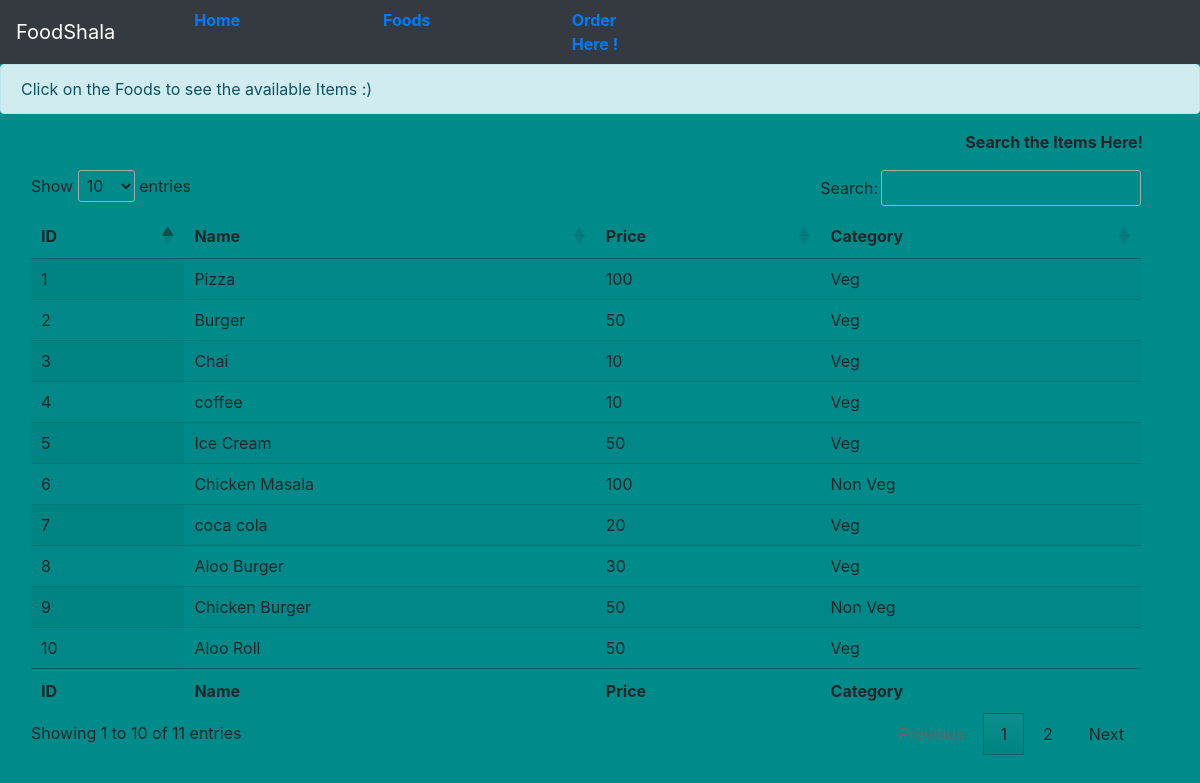
Screenshot of /index.php/user_home/Display_product with the database file from the repository.
### tables this page shows
CREATE TABLE `product` (
  `id` int(11) NOT NULL,
  `name` varchar(50) DEFAULT NULL,
  `price` varchar(50) DEFAULT NULL,
  `category` varchar(50) DEFAULT NULL
);

### application/controllers/User_home.php (called while the page is built, shortened)
<?php
class User_home extends CI_Controller {
	public function __construct(){
		$this->load->helper('url');
		$this->load->helper('form');
		$this->load->library('form_validation');
		$this->load->library('session');
	}
	public function Display_product(){
		$this->load->model('Admin_model');
		$r1=$this->Admin_model->select_data();
		$this->load->view('User_home',['d1'=>$r1]);
	}
 }
 ?>

### index.php (called while the page is built, shortened)
<?php
require_once BASEPATH.'core/CodeIgniter.php';

### application/models/Admin_model.php (called while the page is built, shortened)
<?php
class Admin_model extends CI_Model
{
	 public function select_data()
	 {
		$query=$this->db->select(['id','name','price','category'])->from('product')->get();
		return $query->result();
	 }
}
?>

### application/views/User_home.php (the view, shortened to what this page needs)
<!doctype html>
<html lang="en">
<head>
    <link rel="stylesheet" href="https://stackpath.bootstrapcdn.com/bootstrap/4.3.1/css/bootstrap.min.css">
    <link rel="stylesheet" type="text/css" href="https://cdn.datatables.net/1.10.21/css/jquery.dataTables.css">
</head>
<body >
    <nav class="navbar navbar-expand-lg navbar-dark bg-dark">
  <a class="navbar-brand" href="#">FoodShala</a>
  <div class="collapse navbar-collapse" id="navbarColor02">
    <ul class="navbar-nav mr-auto">
      <div class="container mx-5">
      <li class="nav-item active">
        <b><?= anchor('Admin_home/Display_product','Home'); ?></b>
      </li>
        </div>
        <div class="container mx-5">
      <li class="nav-item">
        <b><?= anchor('user_home/Display_product','Foods'); ?></b>
      </li>
      </div>
      <div class="container mx-5">
      <li class="nav-item">
        <b><?= anchor('User_home/oder_product','Order Here !'); ?></b>
      </li>
      </div>
    </ul>
  </div>
</nav>
<div class="alert alert-dismissible alert-info">
   Click on the Foods to see the available Items :)
 </div>
 <div class="container mx-5" align="right">
  <div class="container" >
    <div class="container" >
   <b>Search the Items Here!</b>
   </div>
 </div>
  </div>
<div class="mx-3 my-3 container">
    <table id="example" class="display" style="width:100%">
     <thead>
        <tr>
          <th>ID</th>
           <th>Name</th>
           <th>Price</th>
           <th>Category</th>
        </tr>
     </thead>
     <tbody>
      <?php
      if(isset($d1)){
        foreach ($d1 as $d2) {
        ?>
        <tr>
           <td><?= $d2->id;?></td>
           <td><?= $d2->name;?></td>
           <td><?= $d2->price;?></td>
           <td><?= $d2->category;?></td>
        </tr>
      <?php
         }
         }
      ?>
     </tbody>
     <tfoot>
       <tr>
          <tr>
          <th>ID</th>
           <th>Name</th>
           <th>Price</th>
           <th>Category</th>
        </tr>
     </tfoot>
  </table>
</div>
<br>
<br>
</body>
</html>

### application/views/User_home.php (style rules this page uses)
body { background: DarkCyan !important; }

### rows the page displays
product: id "1", name "Pizza", price "100", category "Veg"
product: id "2", name "Burger", price "50", category "Veg"
product: id "3", name "Chai", price "10", category "Veg"
product: id "4", name "coffee", price "10", category "Veg"
product: id "5", name "Ice Cream", price "50", category "Veg"
product: id "6", name "Chicken Masala", price "100", category "Non Veg"
product: id "7", name "coca cola", price "20", category "Veg"
product: id "8", name "Aloo Burger", price "30", category "Veg"
product: id "9", name "Chicken Burger", price "50", category "Non Veg"
product: id "10", name "Aloo Roll", price "50", category "Veg"

### other values shown
anchor('Admin_home/Display_product','Home') "Home"
anchor('user_home/Display_product','Foods') "Foods"
anchor('User_home/oder_product','Order Here !') "Order Here !"
